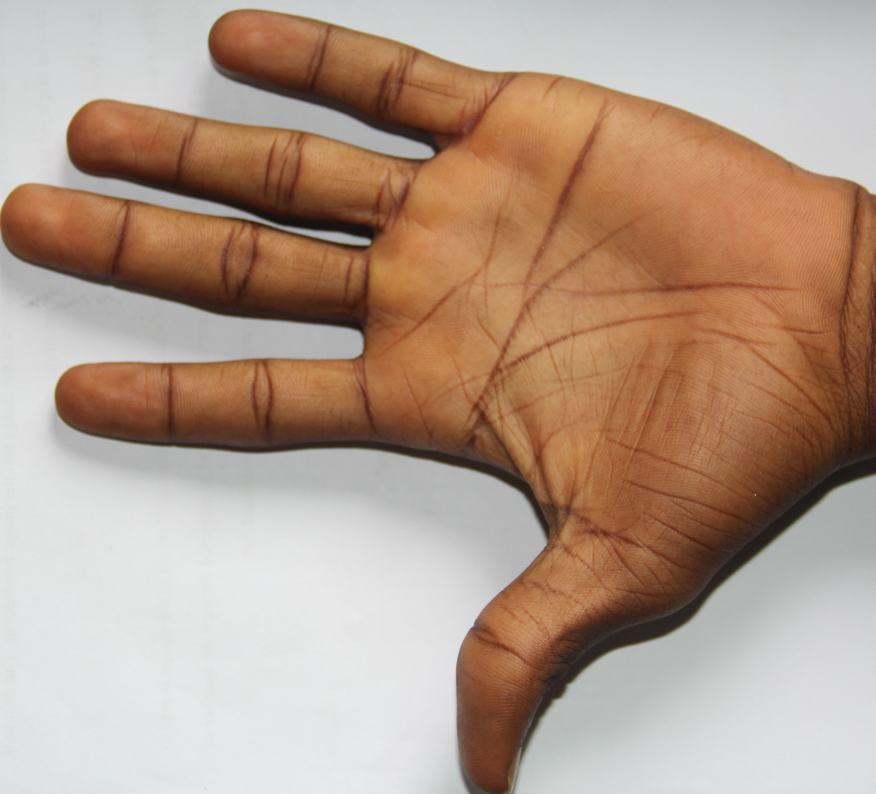
#> input picture vein-pay/src/assets/img-1.jpeg, 3501 x 3174 px (shown at 1/4 size)
$ python -i ai_logic.py   (imports and definitions only)
#> lines starting #> are read from the running program, lines starting #| are printed output that depends on the picture
from __future__ import annotations

import base64
from typing import List

import numpy as np

try:
    import cv2  # type: ignore
except ImportError:  # pragma: no cover - optional dependency for now
    cv2 = None

try:
    import tensorflow as tf
    from tensorflow.keras import layers, models
except ImportError:  # pragma: no cover
    tf = None
    layers = None
    models = None


# [5 lines left out: function decode_base64_image, not called in this run]


def preprocess_image(image_bytes: bytes) -> np.ndarray:
    """
    OpenCV preprocessing:
    - Decode bytes to grayscale image
    - Noise reduction (Gaussian blur)
    - Contrast enhancement (CLAHE) to make veins more visible
    - ROI extraction: crop a centered rectangle from the palm region
    - Resize + normalize to (128, 128, 1) float32
    """
    if cv2 is None:
        # Return a dummy grayscale image
        return np.random.rand(128, 128, 1).astype("float32")

    nparr = np.frombuffer(image_bytes, np.uint8)
    img = cv2.imdecode(nparr, cv2.IMREAD_GRAYSCALE)
    if img is None:
        # fallback dummy
        img = np.random.randint(0, 255, (128, 128), dtype=np.uint8)

    # Noise reduction
    img = cv2.GaussianBlur(img, (5, 5), 0)

    # Contrast enhancement (CLAHE)
    clahe = cv2.createCLAHE(clipLimit=2.0, tileGridSize=(8, 8))
    img = clahe.apply(img)

    # ROI extraction: centered rectangle (e.g., 60% width x 60% height)
    h, w = img.shape
    roi_h = int(h * 0.6)
    roi_w = int(w * 0.6)
    start_h = max((h - roi_h) // 2, 0)
    start_w = max((w - roi_w) // 2, 0)
    roi = img[start_h : start_h + roi_h, start_w : start_w + roi_w]
    roi = cv2.resize(roi, (128, 128))
    roi = roi.astype("float32") / 255.0
    roi = np.expand_dims(roi, axis=-1)
    return roi


_feature_model = None


# [47 lines left out: functions _build_feature_model, extract_feature_vector, cosine_similarity, embedding_from_base64, not called in this run]

>>> import cv2
>>> picture = cv2.imread('../../vein-pay/src/assets/img-1.jpeg')
#> picture is the input picture: shape (3174, 3501, 3); mean B, G, R 138.3, 155.2, 179.8
>>> result = preprocess_image(picture)
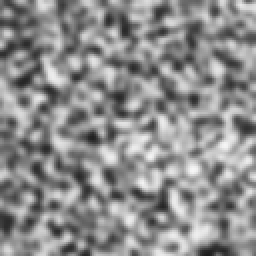
#> result: shape (128, 128, 1) float32 (shown 2 times larger); min 0.11, max 0.965, mean 0.552
